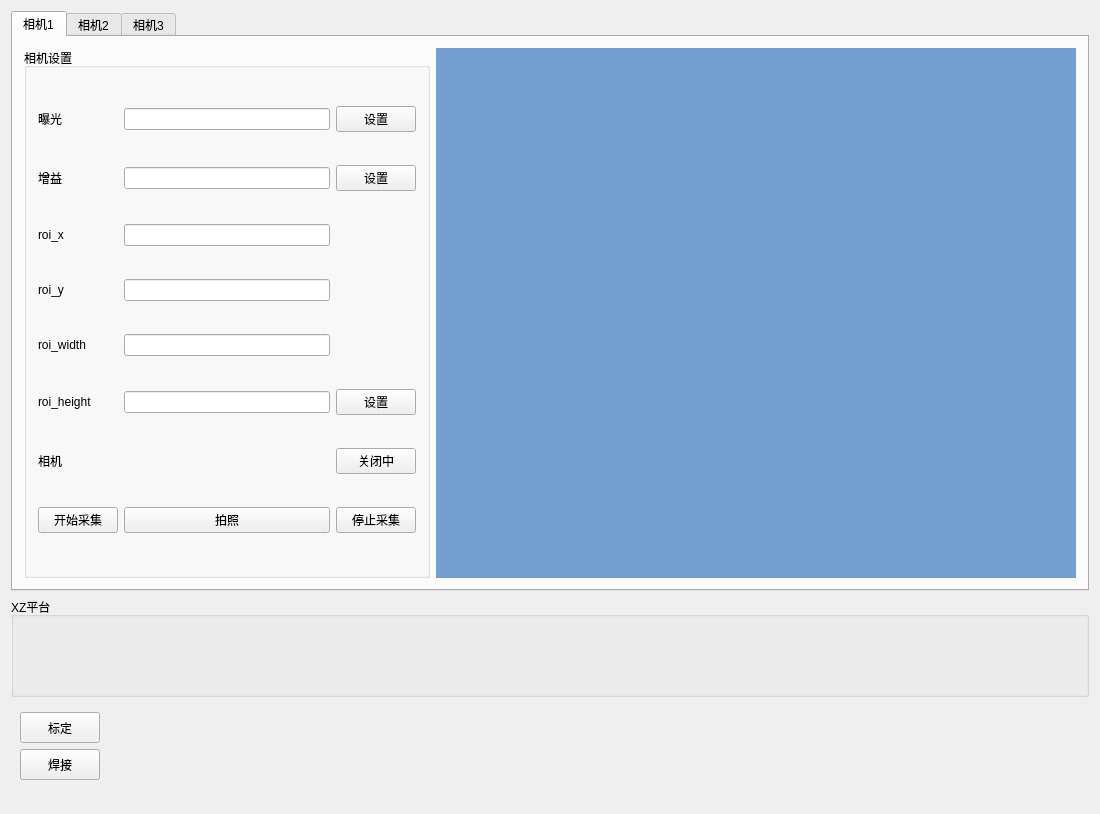
<?xml version="1.0" encoding="UTF-8"?>
<ui version="4.0">
 <class>MainWindow</class>
 <widget class="QMainWindow" name="MainWindow">
  <property name="geometry">
   <rect>
    <x>0</x>
    <y>0</y>
    <width>1100</width>
    <height>814</height>
   </rect>
  </property>
  <property name="windowTitle">
   <string>MainWindow</string>
  </property>
  <widget class="QWidget" name="centralWidget">
   <layout class="QVBoxLayout" name="verticalLayout">
    <item>
     <widget class="QTabWidget" name="tabCamera">
      <property name="currentIndex">
       <number>0</number>
      </property>
      <widget class="QWidget" name="cam1">
       <attribute name="title">
        <string>相机1</string>
       </attribute>
       <layout class="QHBoxLayout" name="horizontalLayout">
        <item>
         <widget class="QGroupBox" name="gBox1">
          <property name="minimumSize">
           <size>
            <width>200</width>
            <height>0</height>
           </size>
          </property>
          <property name="title">
           <string>相机设置</string>
          </property>
          <layout class="QGridLayout" name="gridLayout">
           <item row="0" column="0">
            <widget class="QLabel" name="lblExp1">
             <property name="text">
              <string>曝光</string>
             </property>
            </widget>
           </item>
           <item row="5" column="0">
            <widget class="QLabel" name="lblRoiH1">
             <property name="text">
              <string>roi_height</string>
             </property>
            </widget>
           </item>
           <item row="5" column="1">
            <widget class="QLineEdit" name="ldtRoih1"/>
           </item>
           <item row="5" column="3">
            <widget class="QPushButton" name="btnRoi1">
             <property name="text">
              <string>设置</string>
             </property>
            </widget>
           </item>
           <item row="6" column="0">
            <widget class="QLabel" name="lblCamStatus1">
             <property name="text">
              <string>相机</string>
             </property>
            </widget>
           </item>
           <item row="6" column="3">
            <widget class="QPushButton" name="btnOpenClose1">
             <property name="text">
              <string>关闭中</string>
             </property>
            </widget>
           </item>
           <item row="7" column="3">
            <widget class="QPushButton" name="btnStopTake1">
             <property name="text">
              <string>停止采集</string>
             </property>
            </widget>
           </item>
           <item row="0" column="1">
            <widget class="QLineEdit" name="ldtExp1"/>
           </item>
           <item row="0" column="3">
            <widget class="QPushButton" name="btnExp1">
             <property name="text">
              <string>设置</string>
             </property>
            </widget>
           </item>
           <item row="1" column="0">
            <widget class="QLabel" name="lblGain1">
             <property name="text">
              <string>增益</string>
             </property>
            </widget>
           </item>
           <item row="1" column="1">
            <widget class="QLineEdit" name="ldtGain1"/>
           </item>
           <item row="1" column="3">
            <widget class="QPushButton" name="btnGain1">
             <property name="text">
              <string>设置</string>
             </property>
            </widget>
           </item>
           <item row="2" column="0">
            <widget class="QLabel" name="lblRoix1">
             <property name="text">
              <string>roi_x</string>
             </property>
            </widget>
           </item>
           <item row="4" column="1">
            <widget class="QLineEdit" name="ldtRoiw1"/>
           </item>
           <item row="2" column="1">
            <widget class="QLineEdit" name="ldtRoix1"/>
           </item>
           <item row="3" column="0">
            <widget class="QLabel" name="lblRoiy1">
             <property name="text">
              <string>roi_y</string>
             </property>
            </widget>
           </item>
           <item row="3" column="1">
            <widget class="QLineEdit" name="ldtRoiy1"/>
           </item>
           <item row="4" column="0">
            <widget class="QLabel" name="lblRoiw1">
             <property name="text">
              <string>roi_width</string>
             </property>
            </widget>
           </item>
           <item row="7" column="0">
            <widget class="QPushButton" name="btnStartTake1">
             <property name="text">
              <string>开始采集</string>
             </property>
            </widget>
           </item>
           <item row="7" column="1">
            <widget class="QPushButton" name="btnTakePicture1">
             <property name="text">
              <string>拍照</string>
             </property>
            </widget>
           </item>
          </layout>
         </widget>
        </item>
        <item>
         <widget class="QLabel" name="lblCam1">
          <property name="minimumSize">
           <size>
            <width>640</width>
            <height>512</height>
           </size>
          </property>
          <property name="styleSheet">
           <string notr="true">background-color:rgb(114, 159, 207)</string>
          </property>
          <property name="text">
           <string/>
          </property>
         </widget>
        </item>
       </layout>
      </widget>
      <widget class="QWidget" name="cam2">
       <attribute name="title">
        <string>相机2</string>
       </attribute>
       <layout class="QHBoxLayout" name="horizontalLayout_2">
        <item>
         <widget class="QGroupBox" name="gBox2">
          <property name="minimumSize">
           <size>
            <width>200</width>
            <height>0</height>
           </size>
          </property>
          <property name="title">
           <string>相机设置</string>
          </property>
         </widget>
        </item>
        <item>
         <widget class="QLabel" name="lblCam2">
          <property name="minimumSize">
           <size>
            <width>640</width>
            <height>512</height>
           </size>
          </property>
          <property name="styleSheet">
           <string notr="true">background-color:rgb(114, 159, 207)</string>
          </property>
          <property name="text">
           <string/>
          </property>
         </widget>
        </item>
       </layout>
      </widget>
      <widget class="QWidget" name="cam3">
       <attribute name="title">
        <string>相机3</string>
       </attribute>
       <layout class="QHBoxLayout" name="horizontalLayout_3">
        <item>
         <widget class="QGroupBox" name="gBox3">
          <property name="minimumSize">
           <size>
            <width>200</width>
            <height>0</height>
           </size>
          </property>
          <property name="title">
           <string>相机设置</string>
          </property>
         </widget>
        </item>
        <item>
         <widget class="QLabel" name="lblCam3">
          <property name="minimumSize">
           <size>
            <width>640</width>
            <height>512</height>
           </size>
          </property>
          <property name="styleSheet">
           <string notr="true">background-color:rgb(114, 159, 207)</string>
          </property>
          <property name="text">
           <string/>
          </property>
         </widget>
        </item>
       </layout>
      </widget>
     </widget>
    </item>
    <item>
     <widget class="QGroupBox" name="groupBox">
      <property name="minimumSize">
       <size>
        <width>0</width>
        <height>100</height>
       </size>
      </property>
      <property name="title">
       <string>XZ平台</string>
      </property>
     </widget>
    </item>
    <item>
     <widget class="QWidget" name="widget_2" native="true">
      <property name="minimumSize">
       <size>
        <width>0</width>
        <height>100</height>
       </size>
      </property>
      <widget class="QPushButton" name="pushButton">
       <property name="geometry">
        <rect>
         <x>9</x>
         <y>9</y>
         <width>80</width>
         <height>31</height>
        </rect>
       </property>
       <property name="text">
        <string>标定</string>
       </property>
      </widget>
      <widget class="QPushButton" name="pushButton_2">
       <property name="geometry">
        <rect>
         <x>9</x>
         <y>46</y>
         <width>80</width>
         <height>31</height>
        </rect>
       </property>
       <property name="text">
        <string>焊接</string>
       </property>
      </widget>
     </widget>
    </item>
   </layout>
  </widget>
 </widget>
 <layoutdefault spacing="6" margin="11"/>
 <resources/>
 <connections/>
</ui>
